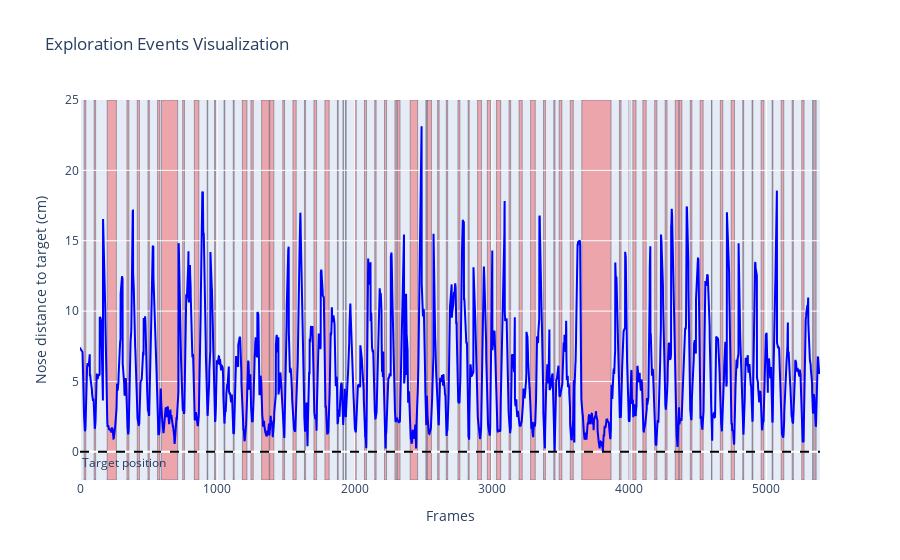

Source (notebook cell):
### Markdown cell above
---
We can see on the testing data that the exploratory events happen when the nose gets close to the object

### Code cell
rst.plot_example_data(model_dict['X_ts'], model_dict['y_ts'])

### Figure 1 — Plotly figure (JSON) as saved in the notebook; plotly's stock layout.template omitted (floating-point values rounded to 4 significant figures; data arrays with more than 128 entries replaced by an {"elided": "..."} marker saying what was removed)
{"data": [{"line": {"color": "blue"}, "mode": "lines", "name": "Position", "type": "scatter", "x": {"elided": "5391 int values"}, "y": {"elided": "5391 float values"}}], "layout": {"annotations": [{"showarrow": false, "text": "Target position", "x": 0, "xanchor": "left", "xref": "x domain", "y": 0, "yanchor": "top", "yref": "y"}], "legend": {"bgcolor": "rgba(255,255,255,0.6)", "orientation": "h", "x": 0.5, "xanchor": "center", "y": 1.05, "yanchor": "bottom"}, "shapes": [{"fillcolor": "rgba(255,0,0,0.3)", "layer": "below", "line": {"width": 0.4}, "type": "rect", "x0": 30, "x1": 42, "y0": -2, "y1": 25}, {"fillcolor": "rgba(255,0,0,0.3)", "layer": "below", "line": {"width": 0.4}, "type": "rect", "x0": 103, "x1": 114, "y0": -2, "y1": 25}, {"fillcolor": "rgba(255,0,0,0.3)", "layer": "below", "line": {"width": 0.4}, "type": "rect", "x0": 198, "x1": 265, "y0": -2, "y1": 25}, {"fillcolor": "rgba(255,0,0,0.3)", "layer": "below", "line": {"width": 0.4}, "type": "rect", "x0": 342, "x1": 356, "y0": -2, "y1": 25}, {"fillcolor": "rgba(255,0,0,0.3)", "layer": "below", "line": {"width": 0.4}, "type": "rect", "x0": 417, "x1": 433, "y0": -2, "y1": 25}, {"fillcolor": "rgba(255,0,0,0.3)", "layer": "below", "line": {"width": 0.4}, "type": "rect", "x0": 495, "x1": 505, "y0": -2, "y1": 25}, {"fillcolor": "rgba(255,0,0,0.3)", "layer": "below", "line": {"width": 0.4}, "type": "rect", "x0": 565, "x1": 581, "y0": -2, "y1": 25}, {"fillcolor": "rgba(255,0,0,0.3)", "layer": "below", "line": {"width": 0.4}, "type": "rect", "x0": 593, "x1": 711, "y0": -2, "y1": 25}, {"fillcolor": "rgba(255,0,0,0.3)", "layer": "below", "line": {"width": 0.4}, "type": "rect", "x0": 748, "x1": 761, "y0": -2, "y1": 25}, {"fillcolor": "rgba(255,0,0,0.3)", "layer": "below", "line": {"width": 0.4}, "type": "rect", "x0": 833, "x1": 866, "y0": -2, "y1": 25}, {"fillcolor": "rgba(255,0,0,0.3)", "layer": "below", "line": {"width": 0.4}, "type": "rect", "x0": 926, "x1": 931, "y0": -2, "y1": 25}, {"fillcolor": "rgba(255,0,0,0.3)", "layer": "below", "line": {"width": 0.4}, "type": "rect", "x0": 980, "x1": 988, "y0": -2, "y1": 25}, {"fillcolor": "rgba(255,0,0,0.3)", "layer": "below", "line": {"width": 0.4}, "type": "rect", "x0": 1049, "x1": 1055, "y0": -2, "y1": 25}, {"fillcolor": "rgba(255,0,0,0.3)", "layer": "below", "line": {"width": 0.4}, "type": "rect", "x0": 1116, "x1": 1123, "y0": -2, "y1": 25}, {"fillcolor": "rgba(255,0,0,0.3)", "layer": "below", "line": {"width": 0.4}, "type": "rect", "x0": 1183, "x1": 1216, "y0": -2, "y1": 25}, {"fillcolor": "rgba(255,0,0,0.3)", "layer": "below", "line": {"width": 0.4}, "type": "rect", "x0": 1245, "x1": 1262, "y0": -2, "y1": 25}, {"fillcolor": "rgba(255,0,0,0.3)", "layer": "below", "line": {"width": 0.4}, "type": "rect", "x0": 1323, "x1": 1378, "y0": -2, "y1": 25}, {"fillcolor": "rgba(255,0,0,0.3)", "layer": "below", "line": {"width": 0.4}, "type": "rect", "x0": 1382, "x1": 1412, "y0": -2, "y1": 25}, {"fillcolor": "rgba(255,0,0,0.3)", "layer": "below", "line": {"width": 0.4}, "type": "rect", "x0": 1477, "x1": 1490, "y0": -2, "y1": 25}, {"fillcolor": "rgba(255,0,0,0.3)", "layer": "below", "line": {"width": 0.4}, "type": "rect", "x0": 1551, "x1": 1575, "y0": -2, "y1": 25}, {"fillcolor": "rgba(255,0,0,0.3)", "layer": "below", "line": {"width": 0.4}, "type": "rect", "x0": 1635, "x1": 1643, "y0": -2, "y1": 25}, {"fillcolor": "rgba(255,0,0,0.3)", "layer": "below", "line": {"width": 0.4}, "type": "rect", "x0": 1704, "x1": 1723, "y0": -2, "y1": 25}, {"fillcolor": "rgba(255,0,0,0.3)", "layer": "below", "line": {"width": 0.4}, "type": "rect", "x0": 1784, "x1": 1815, "y0": -2, "y1": 25}, {"fillcolor": "rgba(255,0,0,0.3)", "layer": "below", "line": {"width": 0.4}, "type": "rect", "x0": 1875, "x1": 1881, "y0": -2, "y1": 25}, {"fillcolor": "rgba(255,0,0,0.3)", "layer": "below", "line": {"width": 0.4}, "type": "rect", "x0": 1916, "x1": 1918, "y0": -2, "y1": 25}, {"fillcolor": "rgba(255,0,0,0.3)", "layer": "below", "line": {"width": 0.4}, "type": "rect", "x0": 1934, "x1": 1939, "y0": -2, "y1": 25}, {"fillcolor": "rgba(255,0,0,0.3)", "layer": "below", "line": {"width": 0.4}, "type": "rect", "x0": 2001, "x1": 2012, "y0": -2, "y1": 25}, {"fillcolor": "rgba(255,0,0,0.3)", "layer": "below", "line": {"width": 0.4}, "type": "rect", "x0": 2072, "x1": 2087, "y0": -2, "y1": 25}, {"fillcolor": "rgba(255,0,0,0.3)", "layer": "below", "line": {"width": 0.4}, "type": "rect", "x0": 2147, "x1": 2157, "y0": -2, "y1": 25}, {"fillcolor": "rgba(255,0,0,0.3)", "layer": "below", "line": {"width": 0.4}, "type": "rect", "x0": 2218, "x1": 2233, "y0": -2, "y1": 25}, {"fillcolor": "rgba(255,0,0,0.3)", "layer": "below", "line": {"width": 0.4}, "type": "rect", "x0": 2294, "x1": 2307, "y0": -2, "y1": 25}, {"fillcolor": "rgba(255,0,0,0.3)", "layer": "below", "line": {"width": 0.4}, "type": "rect", "x0": 2313, "x1": 2331, "y0": -2, "y1": 25}, {"fillcolor": "rgba(255,0,0,0.3)", "layer": "below", "line": {"width": 0.4}, "type": "rect", "x0": 2405, "x1": 2459, "y0": -2, "y1": 25}, {"fillcolor": "rgba(255,0,0,0.3)", "layer": "below", "line": {"width": 0.4}, "type": "rect", "x0": 2519, "x1": 2526, "y0": -2, "y1": 25}, {"fillcolor": "rgba(255,0,0,0.3)", "layer": "below", "line": {"width": 0.4}, "type": "rect", "x0": 2531, "x1": 2560, "y0": -2, "y1": 25}, {"fillcolor": "rgba(255,0,0,0.3)", "layer": "below", "line": {"width": 0.4}, "type": "rect", "x0": 2605, "x1": 2616, "y0": -2, "y1": 25}, {"fillcolor": "rgba(255,0,0,0.3)", "layer": "below", "line": {"width": 0.4}, "type": "rect", "x0": 2668, "x1": 2678, "y0": -2, "y1": 25}, {"fillcolor": "rgba(255,0,0,0.3)", "layer": "below", "line": {"width": 0.4}, "type": "rect", "x0": 2753, "x1": 2767, "y0": -2, "y1": 25}, {"fillcolor": "rgba(255,0,0,0.3)", "layer": "below", "line": {"width": 0.4}, "type": "rect", "x0": 2827, "x1": 2835, "y0": -2, "y1": 25}, {"fillcolor": "rgba(255,0,0,0.3)", "layer": "below", "line": {"width": 0.4}, "type": "rect", "x0": 2896, "x1": 2924, "y0": -2, "y1": 25}, {"fillcolor": "rgba(255,0,0,0.3)", "layer": "below", "line": {"width": 0.4}, "type": "rect", "x0": 2967, "x1": 2990, "y0": -2, "y1": 25}, {"fillcolor": "rgba(255,0,0,0.3)", "layer": "below", "line": {"width": 0.4}, "type": "rect", "x0": 3034, "x1": 3064, "y0": -2, "y1": 25}, {"fillcolor": "rgba(255,0,0,0.3)", "layer": "below", "line": {"width": 0.4}, "type": "rect", "x0": 3125, "x1": 3137, "y0": -2, "y1": 25}, {"fillcolor": "rgba(255,0,0,0.3)", "layer": "below", "line": {"width": 0.4}, "type": "rect", "x0": 3198, "x1": 3221, "y0": -2, "y1": 25}, {"fillcolor": "rgba(255,0,0,0.3)", "layer": "below", "line": {"width": 0.4}, "type": "rect", "x0": 3282, "x1": 3316, "y0": -2, "y1": 25}, {"fillcolor": "rgba(255,0,0,0.3)", "layer": "below", "line": {"width": 0.4}, "type": "rect", "x0": 3376, "x1": 3390, "y0": -2, "y1": 25}, {"fillcolor": "rgba(255,0,0,0.3)", "layer": "below", "line": {"width": 0.4}, "type": "rect", "x0": 3451, "x1": 3460, "y0": -2, "y1": 25}, {"fillcolor": "rgba(255,0,0,0.3)", "layer": "below", "line": {"width": 0.4}, "type": "rect", "x0": 3490, "x1": 3510, "y0": -2, "y1": 25}, {"fillcolor": "rgba(255,0,0,0.3)", "layer": "below", "line": {"width": 0.4}, "type": "rect", "x0": 3571, "x1": 3593, "y0": -2, "y1": 25}, {"fillcolor": "rgba(255,0,0,0.3)", "layer": "below", "line": {"width": 0.4}, "type": "rect", "x0": 3655, "x1": 3868, "y0": -2, "y1": 25}, {"fillcolor": "rgba(255,0,0,0.3)", "layer": "below", "line": {"width": 0.4}, "type": "rect", "x0": 3929, "x1": 3941, "y0": -2, "y1": 25}, {"fillcolor": "rgba(255,0,0,0.3)", "layer": "below", "line": {"width": 0.4}, "type": "rect", "x0": 3996, "x1": 4005, "y0": -2, "y1": 25}, {"fillcolor": "rgba(255,0,0,0.3)", "layer": "below", "line": {"width": 0.4}, "type": "rect", "x0": 4027, "x1": 4050, "y0": -2, "y1": 25}, {"fillcolor": "rgba(255,0,0,0.3)", "layer": "below", "line": {"width": 0.4}, "type": "rect", "x0": 4100, "x1": 4124, "y0": -2, "y1": 25}, {"fillcolor": "rgba(255,0,0,0.3)", "layer": "below", "line": {"width": 0.4}, "type": "rect", "x0": 4186, "x1": 4202, "y0": -2, "y1": 25}, {"fillcolor": "rgba(255,0,0,0.3)", "layer": "below", "line": {"width": 0.4}, "type": "rect", "x0": 4262, "x1": 4276, "y0": -2, "y1": 25}, {"fillcolor": "rgba(255,0,0,0.3)", "layer": "below", "line": {"width": 0.4}, "type": "rect", "x0": 4336, "x1": 4361, "y0": -2, "y1": 25}, {"fillcolor": "rgba(255,0,0,0.3)", "layer": "below", "line": {"width": 0.4}, "type": "rect", "x0": 4365, "x1": 4384, "y0": -2, "y1": 25}, {"fillcolor": "rgba(255,0,0,0.3)", "layer": "below", "line": {"width": 0.4}, "type": "rect", "x0": 4445, "x1": 4457, "y0": -2, "y1": 25}, {"fillcolor": "rgba(255,0,0,0.3)", "layer": "below", "line": {"width": 0.4}, "type": "rect", "x0": 4517, "x1": 4539, "y0": -2, "y1": 25}, {"fillcolor": "rgba(255,0,0,0.3)", "layer": "below", "line": {"width": 0.4}, "type": "rect", "x0": 4600, "x1": 4603, "y0": -2, "y1": 25}, {"fillcolor": "rgba(255,0,0,0.3)", "layer": "below", "line": {"width": 0.4}, "type": "rect", "x0": 4664, "x1": 4682, "y0": -2, "y1": 25}, {"fillcolor": "rgba(255,0,0,0.3)", "layer": "below", "line": {"width": 0.4}, "type": "rect", "x0": 4743, "x1": 4767, "y0": -2, "y1": 25}, {"fillcolor": "rgba(255,0,0,0.3)", "layer": "below", "line": {"width": 0.4}, "type": "rect", "x0": 4827, "x1": 4834, "y0": -2, "y1": 25}, {"fillcolor": "rgba(255,0,0,0.3)", "layer": "below", "line": {"width": 0.4}, "type": "rect", "x0": 4895, "x1": 4901, "y0": -2, "y1": 25}, {"fillcolor": "rgba(255,0,0,0.3)", "layer": "below", "line": {"width": 0.4}, "type": "rect", "x0": 4961, "x1": 4981, "y0": -2, "y1": 25}, {"fillcolor": "rgba(255,0,0,0.3)", "layer": "below", "line": {"width": 0.4}, "type": "rect", "x0": 5041, "x1": 5047, "y0": -2, "y1": 25}, {"fillcolor": "rgba(255,0,0,0.3)", "layer": "below", "line": {"width": 0.4}, "type": "rect", "x0": 5107, "x1": 5126, "y0": -2, "y1": 25}, {"fillcolor": "rgba(255,0,0,0.3)", "layer": "below", "line": {"width": 0.4}, "type": "rect", "x0": 5187, "x1": 5196, "y0": -2, "y1": 25}, {"fillcolor": "rgba(255,0,0,0.3)", "layer": "below", "line": {"width": 0.4}, "type": "rect", "x0": 5257, "x1": 5274, "y0": -2, "y1": 25}, {"fillcolor": "rgba(255,0,0,0.3)", "layer": "below", "line": {"width": 0.4}, "type": "rect", "x0": 5336, "x1": 5342, "y0": -2, "y1": 25}, {"fillcolor": "rgba(255,0,0,0.3)", "layer": "below", "line": {"width": 0.4}, "type": "rect", "x0": 5352, "x1": 5362, "y0": -2, "y1": 25}, {"line": {"color": "black", "dash": "dash"}, "type": "line", "x0": 0, "x1": 1, "xref": "x domain", "y0": 0, "y1": 0, "yref": "y"}], "title": {"text": "Exploration Events Visualization"}, "xaxis": {"title": {"text": "Frames"}}, "yaxis": {"range": [-2, 25], "title": {"text": "Nose distance to target (cm)"}}}}
